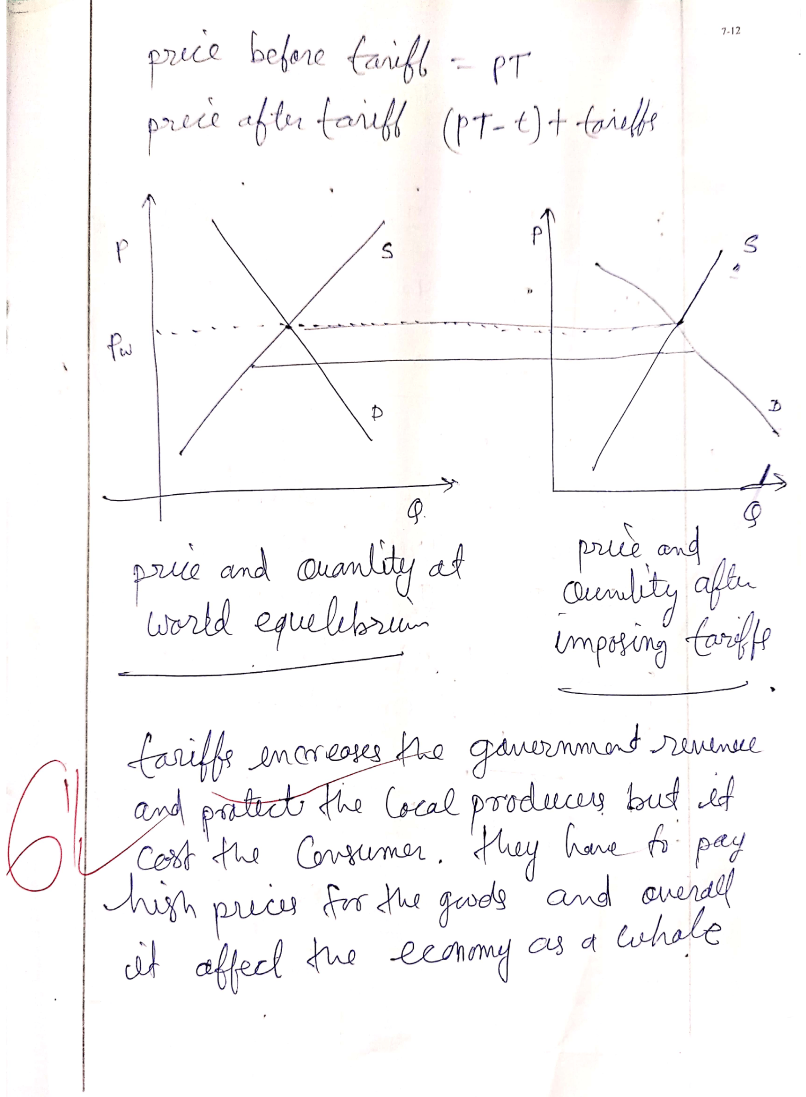
#> input picture backend/uploads/test_projection_crop.png, 1612 x 2194 px (shown at 1/2 size)
$ python debug_hough2.py ../backend/uploads/test_projection_crop.png
#> lines starting #> are read from the running program, lines starting #| are printed output that depends on the picture; after the words box and inside, x2 and y2 are one past the last pixel; in counts of white or black regions, pixels touching at a corner belong together
import cv2
import numpy as np
import sys

img = cv2.imread(sys.argv[1])
#> img is the input picture: shape (2194, 1612, 3); mean B, G, R 248.4, 247.9, 248.7
hsv = cv2.cvtColor(img, cv2.COLOR_BGR2HSV)
#> hsv: shape (2194, 1612, 3); mean H, S, V 14, 3.9, 249.2
lower_red1, upper_red1 = np.array([0, 50, 50]), np.array([10, 255, 255])
lower_red2, upper_red2 = np.array([160, 50, 50]), np.array([180, 255, 255])
red_mask = cv2.bitwise_or(cv2.inRange(hsv, lower_red1, upper_red1), cv2.inRange(hsv, lower_red2, upper_red2))
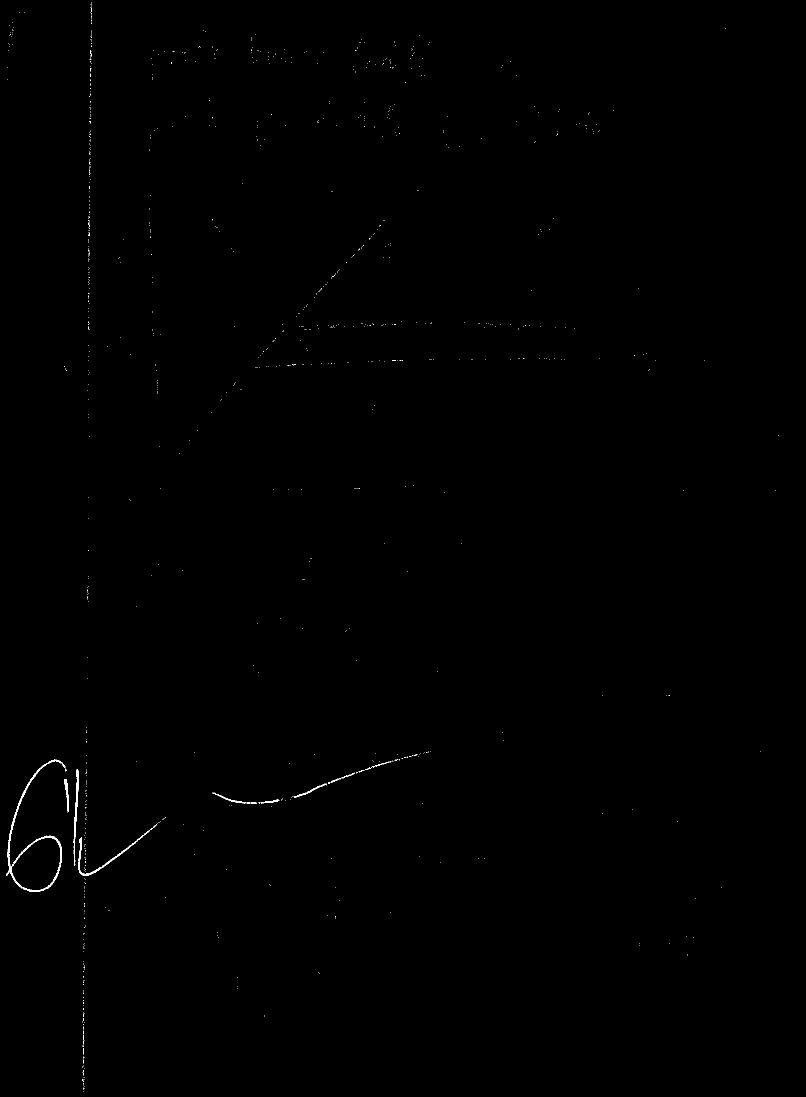
#> red_mask: shape (2194, 1612) (shown at 1/2 size); 0.16% white in thin lines or dots
red_mask = cv2.dilate(red_mask, np.ones((3,3), np.uint8), iterations=2)
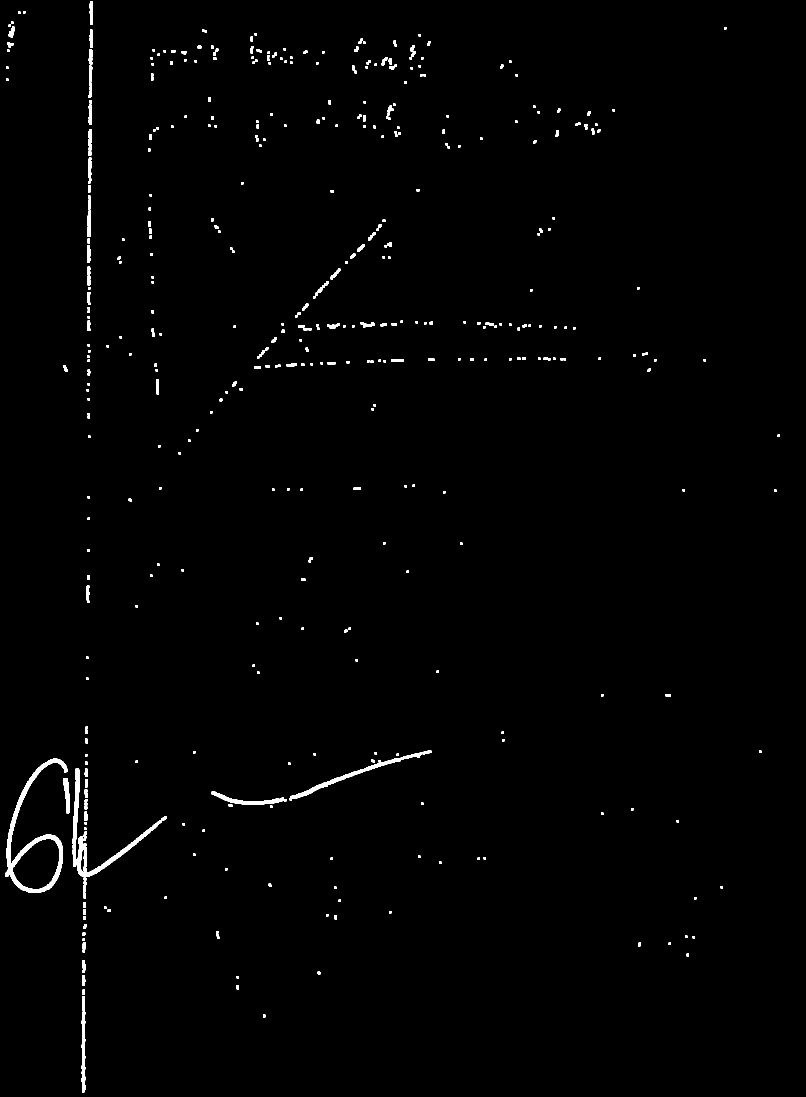
#> red_mask: shape (2194, 1612) (shown at 1/2 size); 0.94% white; 419 white regions, largest, box (x1, y1, x2, y2) and area: (11, 1517, 135, 1786) 5157, (154, 1632, 333, 1754) 2604, (579, 1505, 844, 1601) 2055
img[red_mask > 0] = (255, 255, 255)
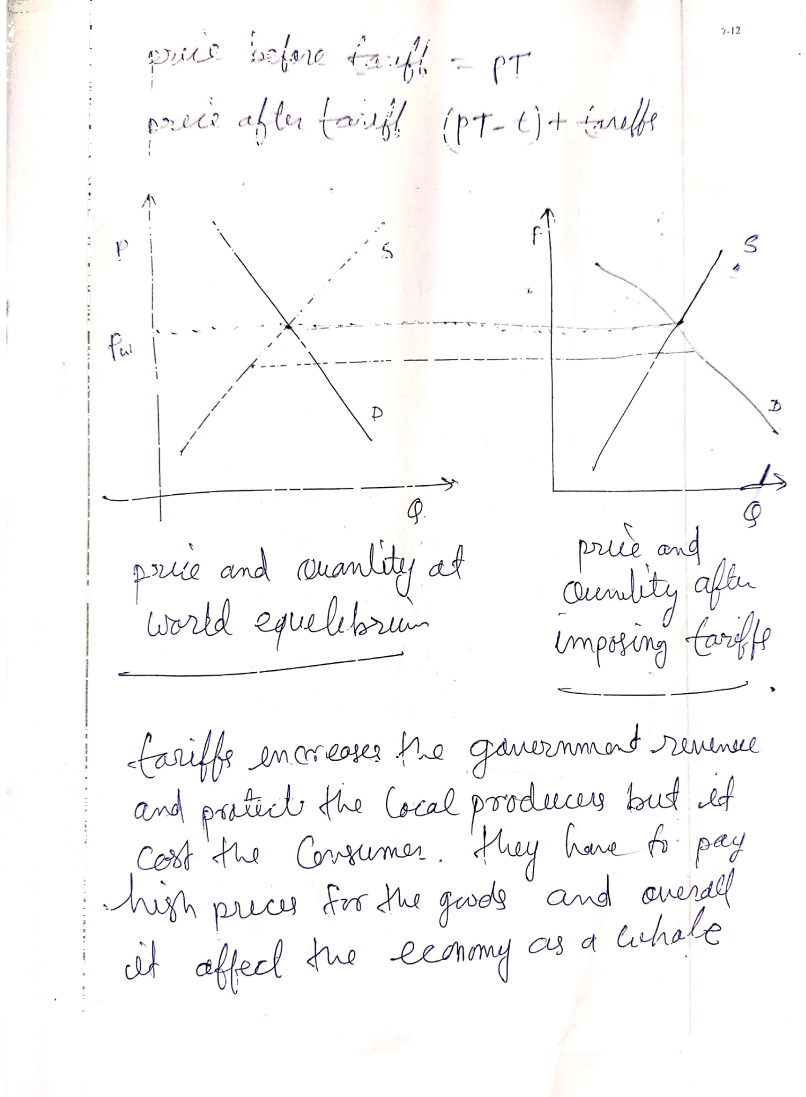
#> img: shape (2194, 1612, 3) (shown at 1/2 size); 0.91% of pixels changed, all inside (x1, y1, x2, y2) = (12, 2, 1560, 2185)

gray = cv2.cvtColor(img, cv2.COLOR_BGR2GRAY)
edges = cv2.Canny(gray, 50, 150, apertureSize=3)
#> edges: shape (2194, 1612); 2.3% white in thin lines or dots

margin_x = int(img.shape[1] * 0.15)
#> margin_x = 241
margin_y = int(img.shape[0] * 0.05)
#> margin_y = 109
edges[:, :margin_x] = 0
edges[:, -margin_x:] = 0
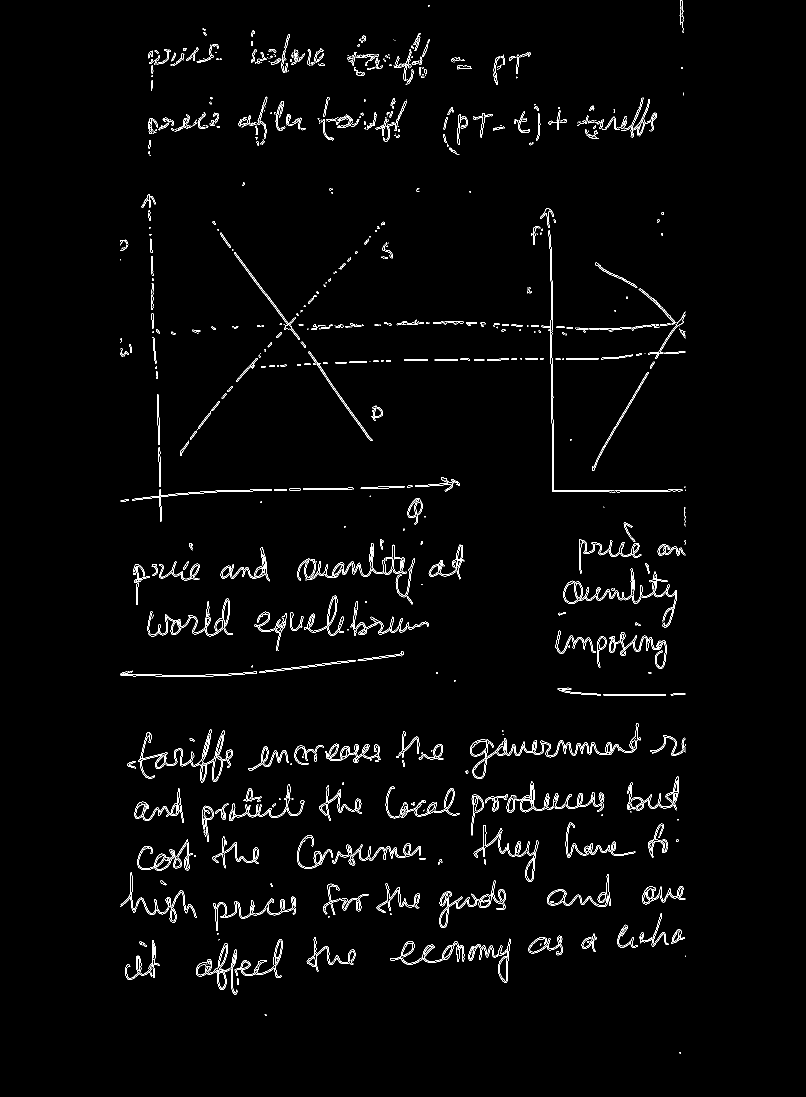
#> edges: shape (2194, 1612) (shown at 1/2 size); 1.9% white in thin lines or dots, all inside (x1, y1, x2, y2) = (241, 0, 1371, 2107)
edges[:margin_y, :] = 0
#> edges: shape (2194, 1612); 1.8% white in thin lines or dots, all inside (x1, y1, x2, y2) = (241, 109, 1371, 2107)
edges[-margin_y:, :] = 0
#> edges: shape (2194, 1612); 1.8% white in thin lines or dots, all inside (x1, y1, x2, y2) = (241, 109, 1371, 2032)

lines = cv2.HoughLinesP(edges, 1, np.pi/180, threshold=80, minLineLength=150, maxLineGap=15)
#> lines = 42 rows, first 6: [549, 613, 744, 881], [298, 388, 306, 645], [424, 444, 638, 728], [1105, 981, 1292, 981], [494, 1345, 807, 1307], [942, 1509, 1095, 1504]

min_y, max_y = 99999, 0
min_x, max_x = 99999, 0

if lines is not None:
    for line in lines:
        x1, y1, x2, y2 = line[0]
        min_x = min(min_x, x1, x2)
        max_x = max(max_x, x1, x2)
        min_y = min(min_y, y1, y2)
        max_y = max(max_y, y1, y2)
#> this loop made 42 passes
#> (x1, y1, x2, y2, min_x, max_x, min_y, max_y) on passes 1 to 12: (549, 613, 744, 881, 549, 744, 613, 881), (298, 388, 306, 645, 298, 744, 388, 881), (424, 444, 638, 728, 298, 744, 388, 881), (1105, 981, 1292, 981, 298, 1292, 388, 981), (494, 1345, 807, 1307, 298, 1292, 388, 1345), (942, 1509, 1095, 1504, 298, 1292, 388, 1509), (1105, 983, 1301, 983, 298, 1301, 388, 1509), (808, 721, 1000, 718, 298, 1301, 388, 1509), (1236, 849, 1355, 644, 298, 1355, 388, 1509), (994, 1497, 1189, 1487, 298, 1355, 388, 1509), (944, 1507, 1096, 1502, 298, 1355, 388, 1509), (991, 1501, 1190, 1490, 298, 1355, 388, 1509)

if min_x < max_x and min_y < max_y:
    print(f"Hough Bbox: y={min_y}-{max_y}, x={min_x}-{max_x}")
#| Hough Bbox: y=245-1713, x=298-1355
    # Expand by 100 pixels to catch "S" "D" and axes labels!
    y1 = max(0, min_y - 120)
#> y1 = 125
    y2 = min(img.shape[0], max_y + 120)
#> y2 = 1833
    x1 = max(0, min_x - 120)
#> x1 = 178
    x2 = min(img.shape[1], max_x + 120)
#> x2 = 1475

    out = img[y1:y2, x1:x2]
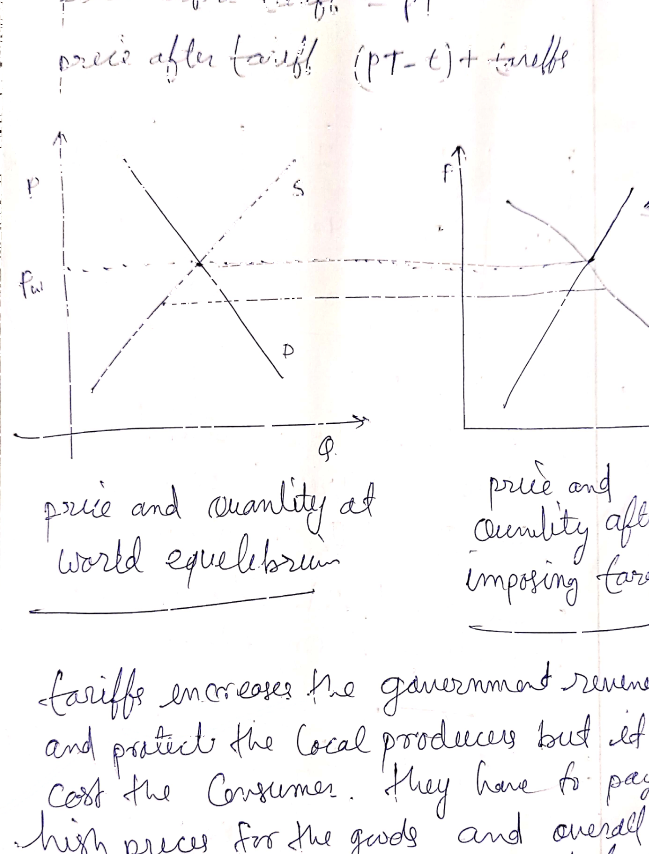
#> out: shape (1708, 1297, 3) (shown at 1/2 size); mean B, G, R 247.6, 247, 247.7
    cv2.imwrite("backend/uploads/debug_hough2_crop.png", out)
    print("SAVED debug_hough2_crop.png")
else:
    print("NO_LINES")

$ run again, on backend/uploads/1777125136872-871181030.png
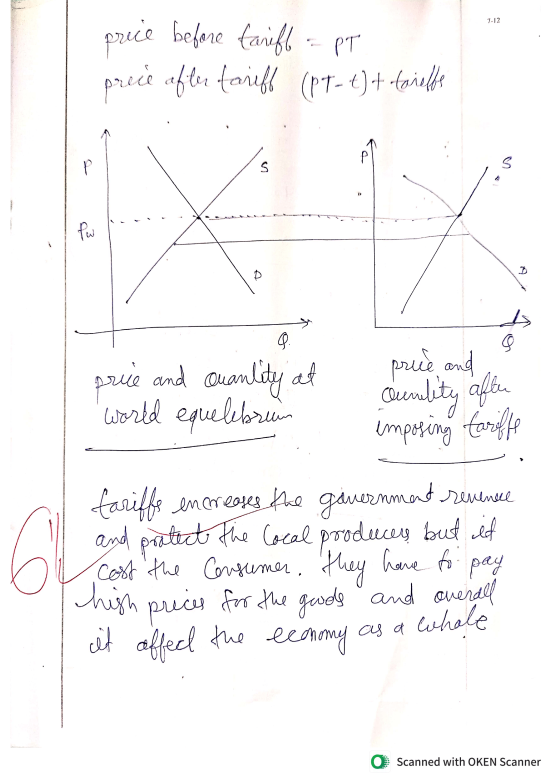
#> input picture backend/uploads/1777125136872-871181030.png, 1653 x 2339 px (shown at 1/3 size)
#> img is the input picture: shape (2339, 1653, 3); mean B, G, R 248.7, 248.3, 248.9
#> hsv: shape (2339, 1653, 3); mean H, S, V 13.1, 3.7, 249.5
#> img: shape (2339, 1653, 3); 0.84% of pixels changed, all inside (x1, y1, x2, y2) = (31, 2, 1579, 2299)
#> `edges[-margin_y:, :] = 0`:
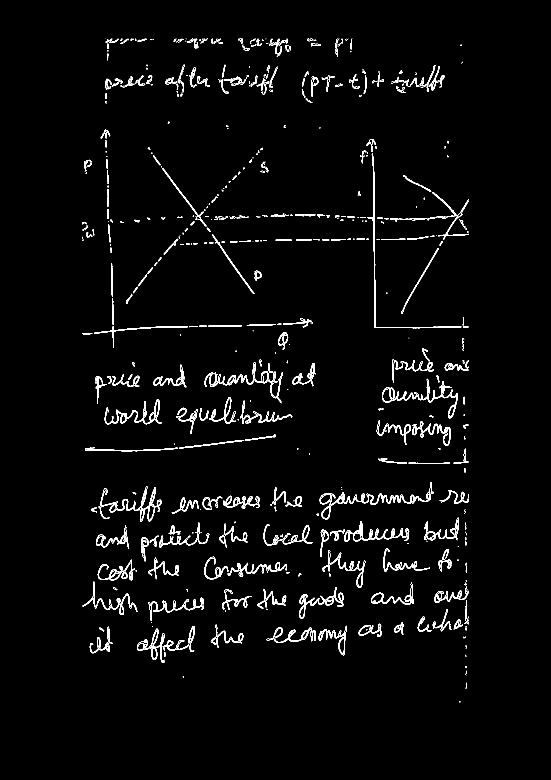
#> edges: shape (2339, 1653) (shown at 1/3 size); 1.7% white in thin lines or dots, all inside (x1, y1, x2, y2) = (247, 116, 1406, 2107)
#> lines = 38 rows, first 6: [568, 613, 763, 881], [1124, 981, 1311, 981], [317, 388, 325, 642], [480, 494, 661, 735], [519, 1347, 820, 1310], [329, 1532, 479, 1527]
#> the loop `for line in lines:` made 38 passes
#> (x1, y1, x2, y2, min_x, max_x, min_y, max_y) on passes 1 to 8: (568, 613, 763, 881, 568, 763, 613, 881), (1124, 981, 1311, 981, 568, 1311, 613, 981), (317, 388, 325, 642, 317, 1311, 388, 981), (480, 494, 661, 735, 317, 1311, 388, 981), (519, 1347, 820, 1310, 317, 1311, 388, 1347), (329, 1532, 479, 1527, 317, 1311, 388, 1532), (1203, 934, 1352, 676, 317, 1352, 388, 1532), (1124, 983, 1320, 983, 317, 1352, 388, 1532)
#| Hough Bbox: y=245-1715, x=317-1380
#> `y1 = max(0, min_y - 120)`: y1 = 125
#> `y2 = min(img.shape[0], max_y + 120)`: y2 = 1835
#> `x1 = max(0, min_x - 120)`: x1 = 197
#> `x2 = min(img.shape[1], max_x + 120)`: x2 = 1500
#> `out = img[y1:y2, x1:x2]`:
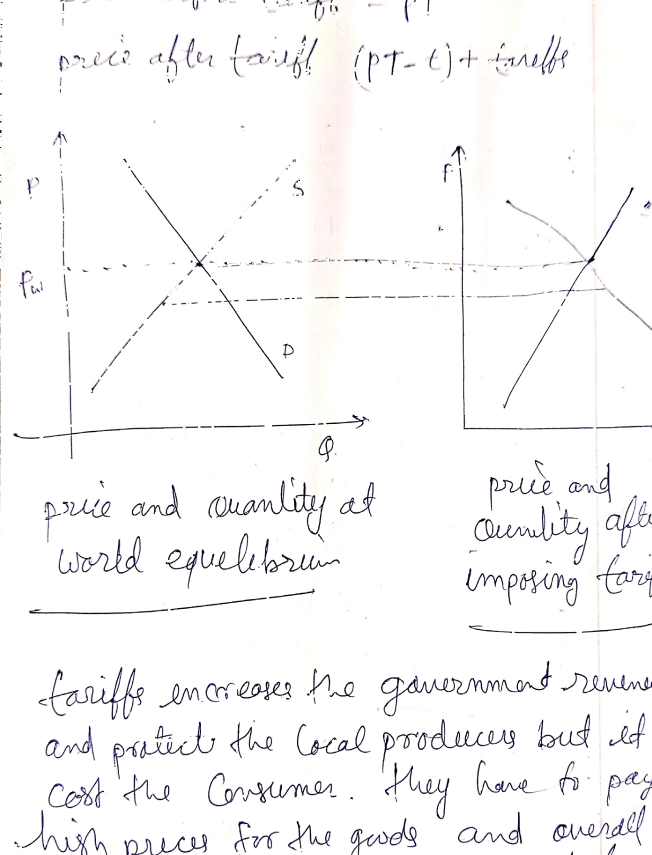
#> out: shape (1710, 1303, 3) (shown at 1/2 size); mean B, G, R 247.6, 247, 247.7
